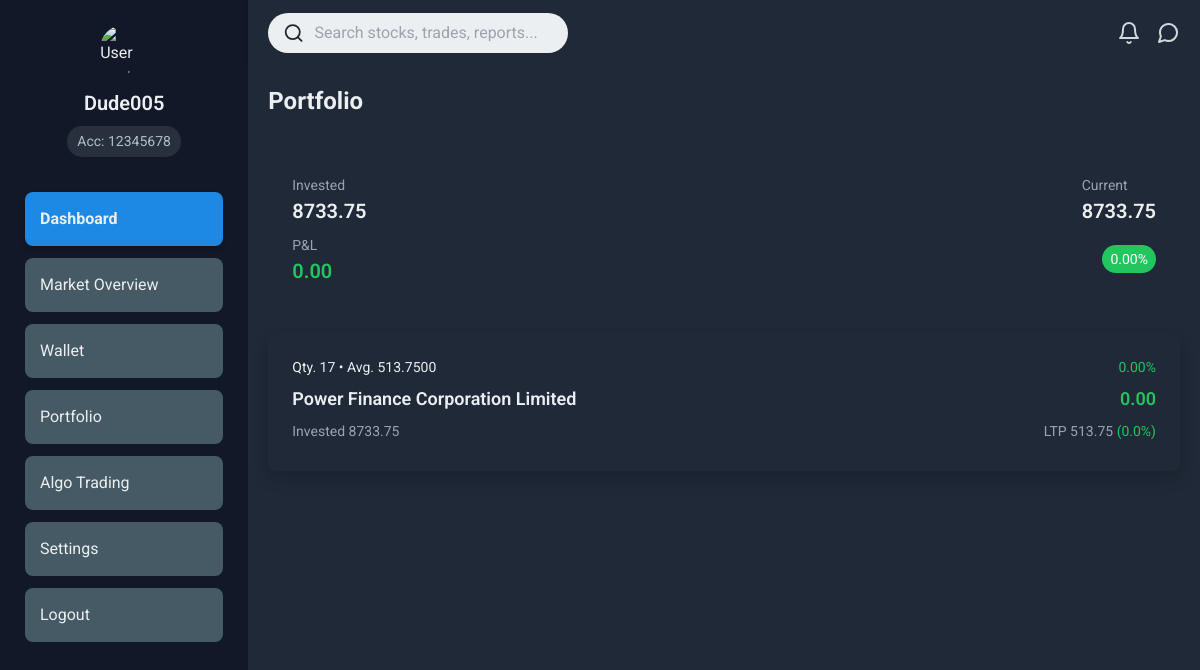
/account/holding/ (signed in), run on the app's committed database.
### user_management/models.py (models this page shows, shortened)
class AccountDetails(AbstractBaseUser, PermissionsMixin):
    email = models.EmailField(_('email address'), unique=True)
    username = models.CharField(_('username'), max_length=150, unique=True)
    phone_number = models.CharField(_('Phone Number'), max_length=15, blank=True, null=True)
    password = models.CharField(_('Password'), max_length=128)
    is_active = models.BooleanField(default=True)
    is_staff = models.BooleanField(default=False)
    objects = AccountDetailsManager()
    USERNAME_FIELD = 'email'  # Field used for authentication
    REQUIRED_FIELDS = ['username']  # Additional required fields
    def __str__(self):
        return self.username

class HoldingStock(models.Model):
    STATUS_CHOICES = [
        ('buy', 'Buy'),
        ('sell', 'Sell'),
        ('complete', 'Complete'),
    ]
    wallet = models.ForeignKey(Wallet,  on_delete=models.CASCADE)
    stock = models.ForeignKey(Stock, on_delete=models.CASCADE)
    quantity =models.CharField(max_length=20000)
    average_price = models.DecimalField(max_digits=20, decimal_places=4, null=True, blank=True)
    created_at = models.DateTimeField(auto_now_add=True)
    status = models.CharField(max_length=20, choices=STATUS_CHOICES, default='buy')
    inversted_amount = models.DecimalField(max_digits=10000000, decimal_places=2,default=0 )
    current_price = models.DecimalField(max_digits=10000000, decimal_places=2, default=0)

### main/models.py (models this page shows, shortened)
class Stock(models.Model):
    name = models.CharField(max_length=100, unique=True)
    yfinance_name = models.CharField(max_length=50, unique=True)

### user_management/views.py (the view)
# urls.py: path('holding/', views.holdings, name=  'holdings'),
def holdings(request):
    user = request.user
    wallets = Wallet.objects.get(account__username=user.username)
    holdingStock = HoldingStock.objects.filter(wallet = wallets)
    Invested_amount= 0
    for stock in holdingStock:
         Invested_amount += stock.inversted_amount
    print(Invested_amount)
    context = {
        'holdingStock':holdingStock,
        'Invested_amount':Invested_amount ,
        'calculate_profit_or_loss':calculate_profit_or_loss ,
        'request':request
    }
    return render(request,'holdings.html',context)

### user_management/templatetags/custom_filters.py (called while the page is built)
@register.filter
def flot(value):
    try:
        return f"{float(value):.2f}"
    except (ValueError, TypeError):
        return value  # Return the original value if conversion fails

### user_management/templatetags/stock_filters.py (called while the page is built)
@register.simple_tag
def calculate_profit_or_loss(current_price, average_price, quantity):
    try:
        return (float(current_price) - float(average_price)) * int(quantity)
    except (ValueError, TypeError):
        return 0

@register.simple_tag
def calculate_percentage(current_price, average_price, decimals=2):
    try:
        if average_price == 0:
            return None  # Avoid division by zero
        percentage_change = ((current_price - average_price) / average_price) * 100
        return round(percentage_change, decimals)
    except (ValueError, TypeError):
        return None

@register.simple_tag
def calculate_diff(current_price, average_price, decimals=2):
    try:
        if average_price == 0:
            return None  # Avoid division by zero
        diff = current_price - average_price
        return round(diff, decimals)
    except (ValueError, TypeError):
        return None

@register.simple_tag
def get_stock_price_difference(stock_name):
    today = datetime.today()
    yesterday = today - timedelta(days=1)
    today_stock = StockDetails.objects.filter(date=today, stock__yfinance_name=stock_name).first()
    yesterday_stock = StockDetails.objects.filter(date=yesterday, stock__yfinance_name=stock_name).first()
    if today_stock and yesterday_stock:
        price_diff = ((today_stock.closing_price - yesterday_stock.closing_price) / yesterday_stock.closing_price) * 100
        return round(price_diff, 2)
    return 0.00  # If no data found, return None or 0 depending on your preference

@register.simple_tag(takes_context=True)
def portfolio_current_amount(context):
    holding_stocks = context.get('holdingStock', [])
    total_current_amount = Decimal(0)
    for stock in holding_stocks:
        current_price = Decimal(stock.current_price)  # Ensure current_price is Decimal
        quantity = Decimal(stock.quantity)  # Ensure quantity is Decimal
        total_current_amount += current_price * quantity
    return total_current_amount

### user_management/template/user_management/holdings.html (shortened to what this page needs)
{% extends 'base.html' %}
{% load stock_filters %}
{% load custom_filters %}
{% block content %}
<html>
  <head>
  </head>
      <div class="mb-4">
        <h1 class="text-2xl font-bold">Portfolio</h1>
      </div>
      <div  class="bg-gray-800 p-4 rounded-lg mb-4">
        <div class="flex justify-between mb-2">
          <div>
            <span class="text-gray-400 text-sm">Invested</span>
            <div class="text-xl font-semibold"> {{Invested_amount}} </div>
          </div>
          <div>
            <span class="text-gray-400 text-sm">Current</span>
            <div class="text-xl font-semibold"> {% portfolio_current_amount as current_price %} {{current_price}} </div>
          </div>
        </div>
        <div class="flex justify-between items-center">
          <div>
            <span class="text-gray-400 text-sm">P&L</span>
            {% portfolio_PandL_amount as PandL_amount %}
            <div class="
            {% if PandL_amount >= 0 %}text-green-500 {% else %}text-red-500 {% endif %}
             text-xl font-semibold"> {{PandL_amount}}  </div>
          </div>
          {% portfolio_current_PandL as current_PandL %}
          <div class="
          {% if current_PandL >= 0 %}bg-green-500 {% else %}bg-red-500 {% endif %}
          text-white rounded-full px-2 py-1 text-sm">
           {{current_PandL}}%
          </div>
        </div>
      </div>
      {% for stock in holdingStock %}
      <div class="bg-gray-800 p-4 rounded-lg mb-4  shadow rounded-lg w-full">
      <div style="height: 90px; " >
      <div class="stock-item relative">
        <div class="bg-gray-800  rounded-lg ">        <div class="flex justify-between items-center mb-2">
          <div style="margin-top: 0px; padding-top: 0px;" class="text-sm ">Qty. {{ stock.quantity }} • Avg. {{ stock.average_price }}</div>
          {% calculate_percentage stock.current_price stock.average_price as percentage_change %}
          <div class="text-sm {% if percentage_change >= 0 %}text-green-500{% else %}text-red-500{% endif %}">
            {{ percentage_change }}%
          </div>
        </div>
        <div class="flex justify-between items-center mb-2">
          <div class="text-lg font-semibold  text-lg font-semibold">{{ stock.stock.name }}</div>
          {% calculate_profit_or_loss stock.current_price stock.average_price stock.quantity as PandL %}
          <div class="{% if PandL >= 0 %}text-green-500{% else %}text-red-500{% endif %} text-lg font-semibold">
            {{ PandL|flot }}
          </div>
        </div>
        <div class="flex justify-between items-center">
          <div class="text-sm text-gray-400">Invested {{ stock.inversted_amount }}</div>
          {% get_stock_price_difference stock.stock.yfinance_name as stock_diff %}
          <div class="text-sm text-gray-400">
            LTP {{ stock.current_price }}
            <span class="{% if stock_diff >= 0 %}text-green-500{% else %}text-red-500{% endif %}">
              ({{ stock_diff }}%)
            </span>
          </div>
        </div></div>
                    {% calculate_diff stock.current_price stock.average_price as calculate_diff %}
          </div>
        </div>
        </div>
        {% endfor %}
</html>
{% endblock content %}

### DDTrade/template/base.html (shortened to what this page needs)
<!DOCTYPE html>
<html lang="en">
<head>
    <script src="https://cdn.tailwindcss.com"></script>
    <link rel="stylesheet" href="https://cdnjs.cloudflare.com/ajax/libs/font-awesome/5.15.3/css/all.min.css" />
    <link href="https://cdn.jsdelivr.net/npm/bootstrap@5.3.3/dist/css/bootstrap.min.css" rel="stylesheet"
 />
</head>
<body>
    <div class="sidebar">
        <div class="profile-section">
            <img alt="User Avatar" class="rounded-full w-12 h-12" height="50"
                src="https://storage.googleapis.com/a1aa/image/4JeAASAVvrV7LadEfBDeGKVTFuR16yvIp55NqMpfOCflIBEeE.jpg"
                width="50" />
            <div class="profile-name">{{request.user|capfirst}} </div>
            <div class="account-number">Acc: 12345678</div>
        </div>
        <a href=" {% url 'home' %} " id="dashboard-btn" class="sidebar-btn active">Dashboard</a>
        <button id="market-overview-btn" class="sidebar-btn">Market Overview</button>
        <a href="{% url 'wallet' %}" id="wallet-btn" class="sidebar-btn">Wallet</a>
        <a href="{% url 'holdings' %}" id="portfolio-btn" class="sidebar-btn">Portfolio</a>
        <a href="{% url 'algoMain' %}" id="algo-trading-btn" class="sidebar-btn">Algo Trading</a>
        <button id="settings-btn" class="sidebar-btn">Settings</button>
        {% if user.is_authenticated %}
        <form action="{% url 'logout' %}" method="post">
            <button type="submit" id="logout-btn" class="sidebar-btn">Logout</button>
        </form>
        {% else %}
        <a class="flex items-center text-gray-400 hover:text-white" href="{% url 'login' %}">
            <button type="submit" id="settings-btn" class="sidebar-btn">Login</button>
        </a>
        {% endif %}
    </div>
    <div class="main-content-wrapper">
        <div class="header bg-gray-800">
            <div class="search-container">
                <svg xmlns="http://www.w3.org/2000/svg" width="24" height="24" viewBox="0 0 24 24" fill="none"
                    stroke="currentColor" stroke-width="2" stroke-linecap="round" stroke-linejoin="round"
                    class="feather feather-search">
                    <circle cx="11" cy="11" r="8"></circle>
                    <line x1="21" y1="21" x2="16.65" y2="16.65"></line>
                </svg>
                <input type="text" placeholder="Search stocks, trades, reports...">
            </div>
            <div class="header-icons">
            </div>
        </div>
        <div  class="main-content bg-gray-800 ">
            {% block content %}
            {% endblock content %}
        </div>
</body>
</html>

### DDTrade/template/base.html (style rules this page uses)
* { margin: 0; padding: 0; box-sizing: border-box; }
body { font-family: 'Segoe UI', Tahoma, Geneva, Verdana, sans-serif; display: flex; background-color: #eceff1; }
.sidebar { width: 300px; height: 100vh; background-color: #37474f; display: flex; flex-direction: column; padding: 25px; color: #eceff1; box-shadow: 2px 0 5px rgba(0, 0, 0, 0.1); }
.profile-section { display: flex; flex-direction: column; align-items: center; margin-bottom: 35px; position: relative; }
.profile-name { font-size: 20px; font-weight: 600; margin-top: 15px; color: #eceff1; }
.account-number { font-size: 14px; color: #b0bec5; background-color: rgba(255, 255, 255, 0.1); padding: 5px 10px; border-radius: 15px; margin-top: 8px; }
.sidebar-btn { width: 100%; padding: 15px; margin-bottom: 12px; background-color: #455a64; color: #eceff1; border: none; border-radius: 8px; cursor: pointer; transition: all 0.3s ease; text-align: left; display: flex; align-items: center; }
.sidebar-btn.active { background-color: #1e88e5; font-weight: bold; box-shadow: 0 2px 5px rgba(0, 0, 0, 0.2); }
.main-content-wrapper { display: flex; flex-direction: column; width: 100%; }
.header { display: flex; justify-content: space-between; align-items: center; padding: 20px; height: 65px; }
.search-container { display: flex; align-items: center; background-color: #eceff1; border-radius: 25px; padding: 8px 15px; width: 300px; }
.search-container input { border: none; background: transparent; width: 100%; margin-left: 10px; outline: none; font-size: 16px; }
.header-icons { display: flex; align-items: center; gap: 15px; }
.header-icon { cursor: pointer; color: #b0bec5; transition: color 0.3s ease; }
.main-content { flex-grow: 1; padding: 20px; transition: all 0.3s ease; }
body { font-family: "Roboto", sans-serif; }
html, body { height: 100%; margin: 0; overflow: hidden; }
.header { display: flex; justify-content: space-between; align-items: center; padding: 20px; height: 65px; box-shadow: 0 2px 5px rgba(0, 0, 0, 0.1); }
.search-container input { border: none; background: transparent; width: 100%; margin-left: 10px; outline: none; font-size: 16px; color: #37474f; }
.header-icon { cursor: pointer; color: #cfd8dc; transition: color 0.3s ease; }
.main-content { flex-grow: 1; padding: 20px; color: #eceff1; transition: all 0.3s ease; height: 100%; overflow: scroll !important; scrollbar-width: none !important; }
.sidebar { background-color: #111827; }

### user_management/template/user_management/holdings.html (style rules this page uses)
body { font-family: "Roboto", sans-serif; }

### data on the page
AccountDetails: user "Dude005"
HoldingStock: quantity "17", average_price "513.7500", percentage_change "0.00", stock.name "Power Finance Corporation Limited", PandL "0.00", inversted_amount "8733.75", current_price "513.75", stock_diff "0.0"

### other printed values
{{ Invested_amount }} "8733.75"
{{ current_price }} "8733.75"
{{ PandL_amount }} "0.00"
{{ current_PandL }} "0.00"
